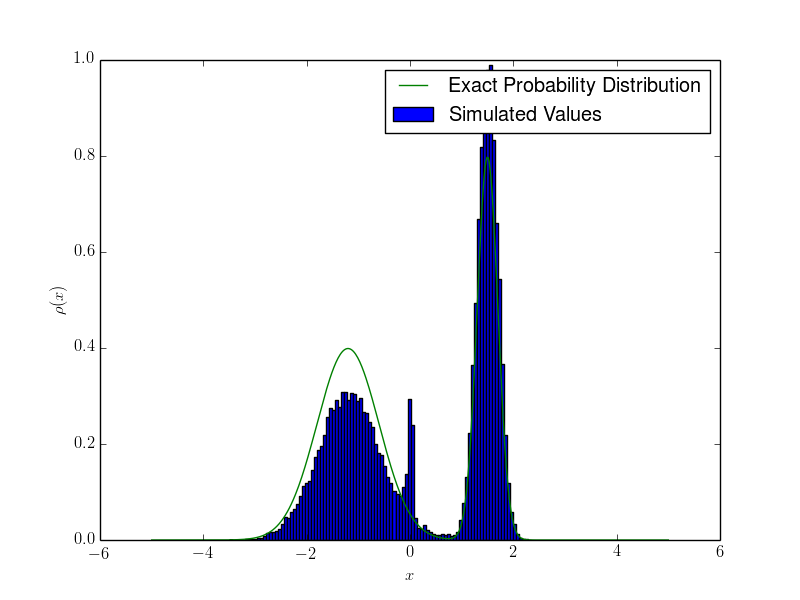

Generate this figure with Python:
import random, math, pylab,os
import numpy as np
os.environ['PATH'] = os.environ['PATH'] + ':/usr/texbin'

from matplotlib import rc
rc('font',**{'family':'sans-serif','sans-serif':['Helvetica']})
rc('text', usetex=True)


def prob(x):
    s1 = np.exp(-(x + 1.2) ** 2 / 0.72)
    s2 = np.exp(-(x - 1.5) ** 2 / 0.08)
    return (s1 + 2.0 * s2) / math.sqrt(2.0 * math.pi)


delta = .001
nsteps = 100000
acc_tot = 0
acc_tmp=0
x = 0.0
x_av = 0.0
xvals=[]
for step in xrange(nsteps):
    xnew = x + random.uniform(-delta, delta)
    if random.uniform(0.0, 1.0) < prob(xnew) / prob(x):
        x = xnew
        acc_tot += 1
        acc_tmp +=1
    if step>0  and step  % 100==0:
        if acc_tmp>60:
            delta = delta*1.1
        elif acc_tmp<40:
            delta= delta/1.1
        acc_tmp=0
    x_av += x
    xvals.append(x)

print 'global acceptance ratio:', acc_tot / float(nsteps)
print '<x> =', x_av / float(nsteps)
x_range = np.linspace(-5,5,500)
print 'Numerical <x>='+ str(np.sum(x_range*prob(x_range))*(x_range[1]-x_range[0]))

pylab.hist(xvals,normed=True,bins=100, label='Simulated Values')
pylab.plot(x_range,prob(x_range),label='Exact Probability Distribution')
pylab.xlabel(r'$x$')
pylab.ylabel(r'$\rho(x)$')
pylab.legend()
pylab.savefig('A1.png')
pylab.clf()
pylab.plot(xvals)
pylab.show()
